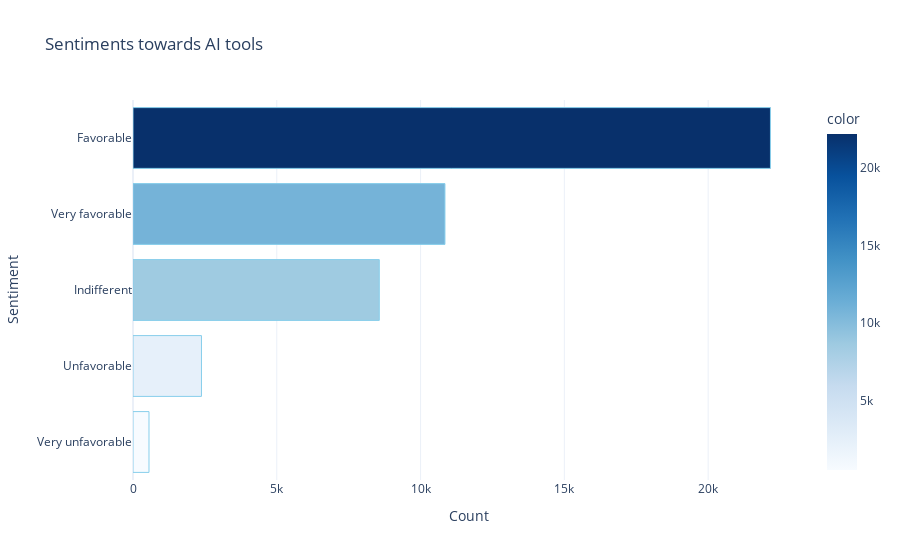

The cell this chart's notebook holds for it:
### Markdown cell above
-------------------------------------------------------------------------------------------------------------------------------------------------

### Code cell
# ai tools sentiments
ai_sentiment = df['AISent'].dropna()
ai_sentiment.value_counts()
sentiment_order = ['Very favorable', 'Favorable', 'Indifferent', 'Unfavorable', 'Very unfavorable']
ai_sentiment_counts = ai_sentiment.value_counts().reindex(sentiment_order).sort_values(ascending=True)
fig2 = px.bar(
    x=ai_sentiment_counts.values,
    y=ai_sentiment_counts.index,
    orientation='h',
    title="Sentiments towards AI tools",
    color=ai_sentiment_counts.values,
    color_continuous_scale='Blues',
    labels={'x': 'Count', 'y': 'Sentiment'}
)
fig2.update_traces(marker=dict(line=dict(color='skyblue', width=1)))
fig2.update_layout(
    xaxis_title="Count",
    yaxis_title="Sentiment",
    template="plotly_white"
)
fig2.show()

### Figure 1 — Plotly figure (JSON) as saved in the notebook; plotly's stock layout.template omitted (floating-point values rounded to 4 significant figures)
{"data": [{"alignmentgroup": "True", "hovertemplate": "Count=%{x}<br>Sentiment=%{y}<br>color=%{marker.color}<extra></extra>", "legendgroup": "", "marker": {"color": [556, 2381, 8564, 10848, 22167], "coloraxis": "coloraxis", "line": {"color": "skyblue", "width": 1}, "pattern": {"shape": ""}}, "name": "", "offsetgroup": "", "orientation": "h", "showlegend": false, "textposition": "auto", "type": "bar", "x": [556, 2381, 8564, 10848, 22167], "xaxis": "x", "y": ["Very unfavorable", "Unfavorable", "Indifferent", "Very favorable", "Favorable"], "yaxis": "y"}], "layout": {"barmode": "relative", "coloraxis": {"colorbar": {"title": {"text": "color"}}, "colorscale": [[0, "rgb(247,251,255)"], [0.125, "rgb(222,235,247)"], [0.25, "rgb(198,219,239)"], [0.375, "rgb(158,202,225)"], [0.5, "rgb(107,174,214)"], [0.625, "rgb(66,146,198)"], [0.75, "rgb(33,113,181)"], [0.875, "rgb(8,81,156)"], [1, "rgb(8,48,107)"]]}, "legend": {"tracegroupgap": 0}, "title": {"text": "Sentiments towards AI tools"}, "xaxis": {"anchor": "y", "domain": [0, 1], "title": {"text": "Count"}}, "yaxis": {"anchor": "x", "domain": [0, 1], "title": {"text": "Sentiment"}}}}
